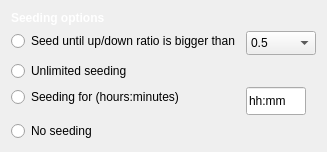
            <widget class="QWidget" name="settings_seeding_tab">
             <layout class="QFormLayout" name="formLayout">
              <property name="fieldGrowthPolicy">
               <enum>QFormLayout::ExpandingFieldsGrow</enum>
              </property>
              <property name="labelAlignment">
               <set>Qt::AlignLeading|Qt::AlignLeft|Qt::AlignTop</set>
              </property>
              <property name="formAlignment">
               <set>Qt::AlignLeading|Qt::AlignLeft|Qt::AlignTop</set>
              </property>
              <item row="0" column="0">
               <widget class="QLabel" name="tribler_profile_header_label">
                <property name="styleSheet">
                 <string notr="true">font-weight: bold;
color: white;</string>
                </property>
                <property name="text">
                 <string>Seeding options</string>
                </property>
               </widget>
              </item>
              <item row="4" column="1">
               <widget class="QLineEdit" name="seeding_time_input">
                <property name="sizePolicy">
                 <sizepolicy hsizetype="Fixed" vsizetype="Fixed">
                  <horstretch>0</horstretch>
                  <verstretch>0</verstretch>
                 </sizepolicy>
                </property>
                <property name="minimumSize">
                 <size>
                  <width>60</width>
                  <height>28</height>
                 </size>
                </property>
                <property name="maximumSize">
                 <size>
                  <width>60</width>
                  <height>28</height>
                 </size>
                </property>
                <property name="styleSheet">
                 <string notr="true"/>
                </property>
                <property name="text">
                 <string>hh:mm</string>
                </property>
               </widget>
              </item>
              <item row="2" column="1">
               <widget class="QComboBox" name="seeding_ratio_combobox">
                <property name="sizePolicy">
                 <sizepolicy hsizetype="Fixed" vsizetype="Fixed">
                  <horstretch>0</horstretch>
                  <verstretch>0</verstretch>
                 </sizepolicy>
                </property>
                <property name="minimumSize">
                 <size>
                  <width>70</width>
                  <height>24</height>
                 </size>
                </property>
                <property name="maximumSize">
                 <size>
                  <width>70</width>
                  <height>24</height>
                 </size>
                </property>
                <item>
                 <property name="text">
                  <string>0.5</string>
                 </property>
                </item>
                <item>
                 <property name="text">
                  <string>0.75</string>
                 </property>
                </item>
                <item>
                 <property name="text">
                  <string>1.0</string>
                 </property>
                </item>
                <item>
                 <property name="text">
                  <string>1.5</string>
                 </property>
                </item>
                <item>
                 <property name="text">
                  <string>2.0</string>
                 </property>
                </item>
                <item>
                 <property name="text">
                  <string>3.0</string>
                 </property>
                </item>
                <item>
                 <property name="text">
                  <string>5.0</string>
                 </property>
                </item>
               </widget>
              </item>
              <item row="5" column="0">
               <widget class="QRadioButton" name="seeding_never_radio">
                <property name="styleSheet">
                 <string notr="true"/>
                </property>
                <property name="text">
                 <string>No seeding</string>
                </property>
               </widget>
              </item>
              <item row="4" column="0">
               <widget class="QRadioButton" name="seeding_time_radio">
                <property name="styleSheet">
                 <string notr="true"/>
                </property>
                <property name="text">
                 <string>Seeding for (hours:minutes)</string>
                </property>
               </widget>
              </item>
              <item row="3" column="0">
               <widget class="QRadioButton" name="seeding_forever_radio">
                <property name="styleSheet">
                 <string notr="true"/>
                </property>
                <property name="text">
                 <string>Unlimited seeding</string>
                </property>
               </widget>
              </item>
              <item row="2" column="0">
               <widget class="QRadioButton" name="seeding_ratio_radio">
                <property name="styleSheet">
                 <string notr="true"/>
                </property>
                <property name="text">
                 <string>Seed until up/down ratio is bigger than</string>
                </property>
               </widget>
              </item>
             </layout>
            </widget>
